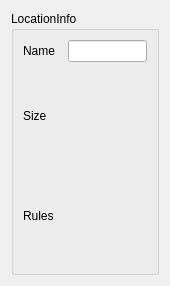
<ui version="4.0" >
 <class>FMWLocationInfoPanel</class>
 <widget class="QWidget" name="FMWLocationInfoPanel" >
  <property name="geometry" >
   <rect>
    <x>0</x>
    <y>0</y>
    <width>170</width>
    <height>286</height>
   </rect>
  </property>
  <property name="maximumSize" >
   <size>
    <width>170</width>
    <height>16777215</height>
   </size>
  </property>
  <property name="windowTitle" >
   <string>Form</string>
  </property>
  <layout class="QHBoxLayout" >
   <item>
    <widget class="QGroupBox" name="groupBox" >
     <property name="title" >
      <string>LocationInfo</string>
     </property>
     <layout class="QGridLayout" >
      <item row="0" column="0" >
       <widget class="QLabel" name="label" >
        <property name="text" >
         <string>Name</string>
        </property>
       </widget>
      </item>
      <item row="0" column="1" >
       <spacer>
        <property name="orientation" >
         <enum>Qt::Horizontal</enum>
        </property>
        <property name="sizeHint" >
         <size>
          <width>30</width>
          <height>20</height>
         </size>
        </property>
       </spacer>
      </item>
      <item row="0" column="2" >
       <widget class="QLineEdit" name="lineEdit" />
      </item>
      <item row="1" column="0" >
       <widget class="QLabel" name="label_2" >
        <property name="text" >
         <string>Size</string>
        </property>
       </widget>
      </item>
      <item row="1" column="1" colspan="2" >
       <widget class="QLabel" name="label_5" >
        <property name="sizePolicy" >
         <sizepolicy vsizetype="Preferred" hsizetype="Minimum" >
          <horstretch>0</horstretch>
          <verstretch>0</verstretch>
         </sizepolicy>
        </property>
        <property name="maximumSize" >
         <size>
          <width>100</width>
          <height>16777215</height>
         </size>
        </property>
        <property name="text" >
         <string/>
        </property>
       </widget>
      </item>
      <item row="2" column="0" >
       <widget class="QLabel" name="label_3" >
        <property name="text" >
         <string>Rules</string>
        </property>
       </widget>
      </item>
      <item row="2" column="1" colspan="2" >
       <widget class="QLabel" name="label_6" >
        <property name="text" >
         <string/>
        </property>
       </widget>
      </item>
     </layout>
    </widget>
   </item>
  </layout>
 </widget>
 <resources/>
 <connections/>
</ui>
